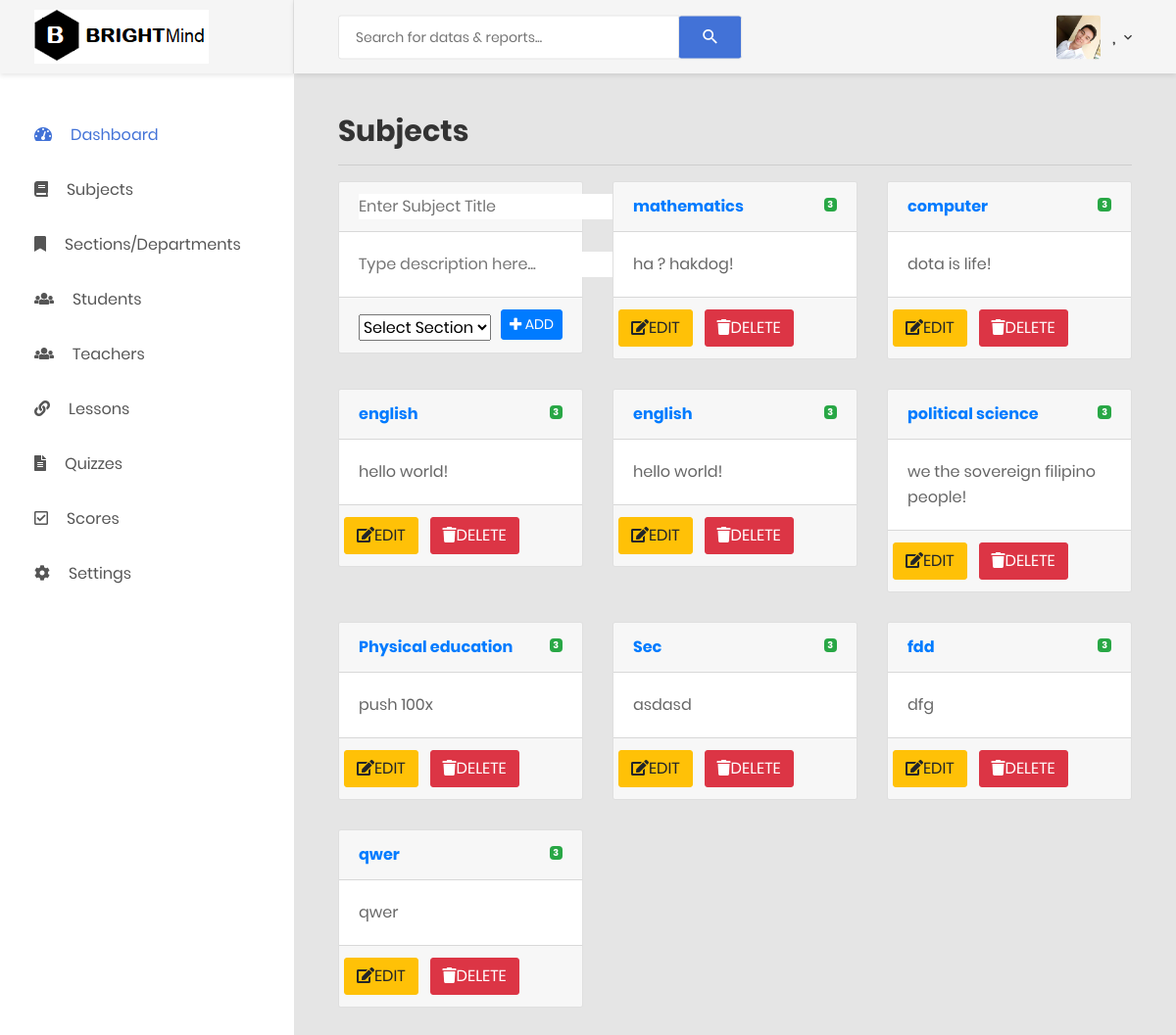
/teachersubjects.php, run on an earlier commit of the app's database.
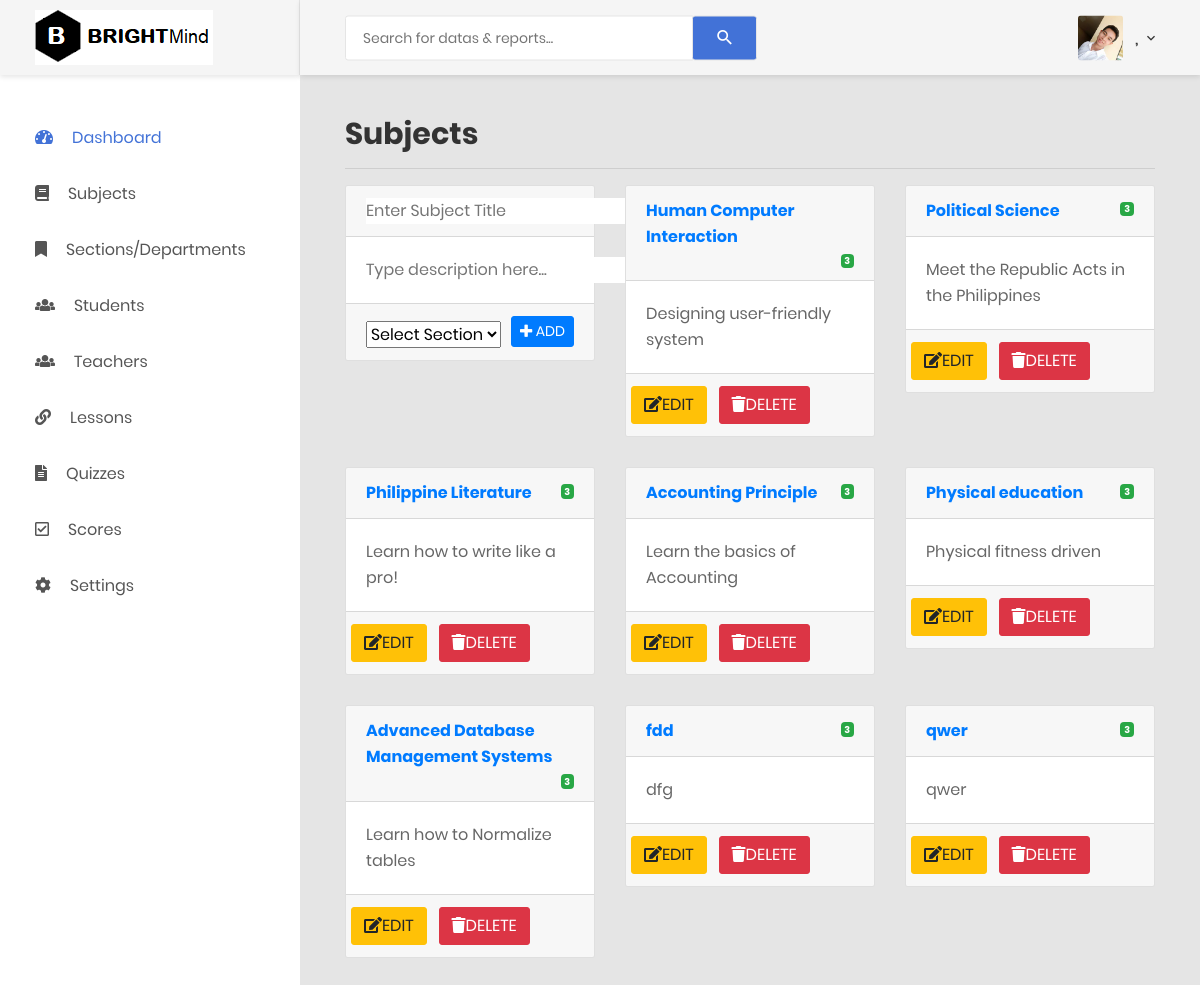
And on a later commit of the database.
### tables this page shows
CREATE TABLE `subjecttbl` (
  `subjectid` int(10) NOT NULL,
  `subjectname` varchar(100) NOT NULL,
  `subjectdesc` varchar(100) NOT NULL
);

### teachersubjects.php (the view, shortened to what this page needs)
<?php
include('adminsession.php');
$sql="SELECT * FROM subjecttbl";
$query=mysqli_query($con, $sql);
?>
<!DOCTYPE html>
<php lang="en">
<head>
    <link href="css/font-face.css" rel="stylesheet" media="all">
    <link href="vendor/font-awesome-4.7/css/font-awesome.min.css" rel="stylesheet" media="all">
    <link href="vendor/font-awesome-5/css/fontawesome-all.min.css" rel="stylesheet" media="all">
    <link href="vendor/mdi-font/css/material-design-iconic-font.min.css" rel="stylesheet" media="all">
    <link href="vendor/bootstrap-4.1/bootstrap.min.css" rel="stylesheet" media="all">
    <link href="vendor/animsition/animsition.min.css" rel="stylesheet" media="all">
    <link href="vendor/bootstrap-progressbar/bootstrap-progressbar-3.3.4.min.css" rel="stylesheet" media="all">
    <link href="vendor/wow/animate.css" rel="stylesheet" media="all">
    <link href="vendor/css-hamburgers/hamburgers.min.css" rel="stylesheet" media="all">
    <link href="vendor/slick/slick.css" rel="stylesheet" media="all">
    <link href="vendor/select2/select2.min.css" rel="stylesheet" media="all">
    <link href="vendor/perfect-scrollbar/perfect-scrollbar.css" rel="stylesheet" media="all">
    <link href="css/theme.css" rel="stylesheet" media="all">
</head>
<body class="animsition">
    <div class="page-wrapper">
       <?php include("teacherheadermobileandsidebar.php"); ?>
        <div class="page-container">
            <?php include("teacherheader.php"); ?>
            <div class="main-content">
                <div class="section__content section__content--p30">
                    <div class="container-fluid">
                            <div>
                                <h2>Subjects</h2><hr/>
                            </div>
                          <div class="row">
                            <div class="col-md-4">
                                <form action="addsub.php" method="POST">
                                    <div class="card">
                                     <div class="card-header">
                                         <strong class="card-title">
                                            <input type="text" name="subjectname" id="subname" placeholder="Enter Subject Title" autofocus="autofocus">
                                        </strong>
                                     </div>
                                    <div class="card-body">
                                        <p class="card-text"> <input type="text" name="subjectdesc" id="subdes"  placeholder="Type description here...">
                                        </p>
                                    </div>
                                    <div class="card-footer">
                                    <select  name="sections" style="margin-top: 5px;">
                                                <option selected="selected" disabled>Select Section</option>
                                            </select>
                                        <button type="submit" class="btn btn-primary btn-sm" style="float:right; display: inline;"  id="addsubj" name="submitnewsubject"><i class="fas fa-plus"></i> ADD</button>
                                    </div>
                                </form>
                               </div>
                            </div>
                            <?php  while ($row=mysqli_fetch_assoc($query)) {  ?>
                            <div class="col-md-4">
                                    <div class="card">
                                     <div class="card-header">
                                         <strong class="card-title"><a href="<?php echo $row['subjectid'] ?>"><?php echo $row['subjectname'] ?></a>
                                            <small>
                                                <span class="badge badge-success float-right mt-1">3</span>
                                           </small>
                                        </strong>
                                     </div>
                                    <div class="card-body">
                                        <p class="card-text"><?php echo $row['subjectdesc'] ?>
                                        </p>
                                    </div>
                                    <div class="card-footer">
                                        <div class="row">
                                            <button class="btn btn-warning" onclick="editsubject(<?php echo $row['subjectid']; ?>)"><i class="fas fa-pencil-square-o"></i>EDIT</button> &nbsp&nbsp&nbsp
                                             <a href="<?php echo "addsub.php?deletesubject=1&id=".$row['subjectid'] ?>"><button class="btn btn-danger"><i class="fas fa-trash"></i>DELETE</button></a>
                                         </div>
                                    </div>
                                </div>
                            </div>
                        <?php } ?>
                        </div>
                    </div>
                </div>
            </div>
        </div>
</body>
</php>

What changed in the data, as far as the page shows it:
removed subjecttbl: subjectname "mathematics", subjectdesc "ha ? hakdog!"
removed subjecttbl: subjectname "english", subjectdesc "hello world!"
removed subjecttbl: subjectname "english", subjectdesc "hello world!"
removed subjecttbl: subjectname "political science", subjectdesc "we the sovereign filipino people!"
removed subjecttbl: subjectname "Sec", subjectdesc "asdasd"
changed subjecttbl: subjectname "computer" → "Human Computer Interaction"; subjectdesc "dota is life!" → "Designing user-friendly system"
added subjecttbl: subjectname "Political Science", subjectdesc "Meet the Republic Acts in the Philippines"
added subjecttbl: subjectname "Philippine Literature", subjectdesc "Learn how to write like a pro!"
added subjecttbl: subjectname "Accounting Principle", subjectdesc "Learn the basics of Accounting"
changed subjecttbl "Physical education": subjectdesc "push 100x" → "Physical fitness driven"
added subjecttbl: subjectname "Advanced Database Management Systems", subjectdesc "Learn how to Normalize tables"
